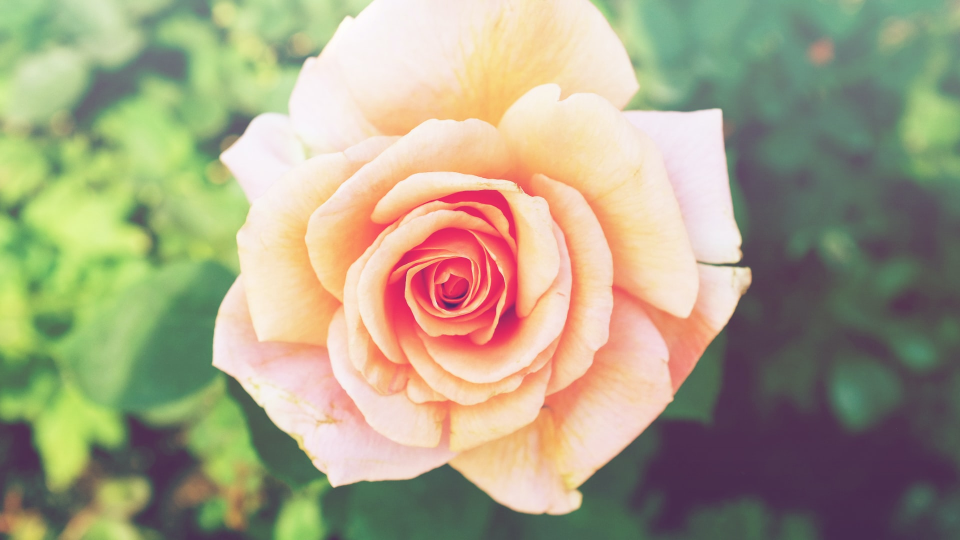
#> input picture BonusTrack/Digital representations of images/img/danist-gIrvhDFuDn0-unsplash.jpg, 1920 x 1080 px (shown at 1/2 size)
$ jupyter execute notebook.ipynb   (shell and % lines are left out)
#> lines starting #> are read from the running program, lines starting #| are printed output that depends on the picture; long printed decimals are rounded
[cell 1]
import cv2
print('OpenCV version:', cv2.__version__)

[cell 2]
import matplotlib.pyplot as plt

[cell 3]
import numpy as np

[cell 4]
path = 'img/'
file_name = 'danist-gIrvhDFuDn0-unsplash.jpg'

Read the image using cv2.imread() command

[cell 5]
img = cv2.imread(path + file_name)
#> img is the input picture: shape (1080, 1920, 3); mean B, G, R 133.3, 161.6, 166.8

img object is an array of the ndarray type, allowing to perform various operations with it and, correspondingly, the image. Let's consider its structure

[cell 6]
print(type(img))
#| <class 'numpy.ndarray'>
print(img.shape)
#| (1080, 1920, 3)
print(img.shape[1] / img.shape[0])
#| 1.778

[cell 7]
RGB_img = cv2.cvtColor(img, cv2.COLOR_BGR2RGB)
plt.imshow(RGB_img)
plt.show()

[cell 8]
h, w, c = RGB_img.shape
#> h = 1080; w = 1920; c = 3
new_width = 890

k = float(w) / h
#> k = 1.78
dim = (new_width, int(new_width / k))
#> dim = (890, 500)

resized_RGB_img = cv2.resize(RGB_img, dim, interpolation = cv2.INTER_AREA)
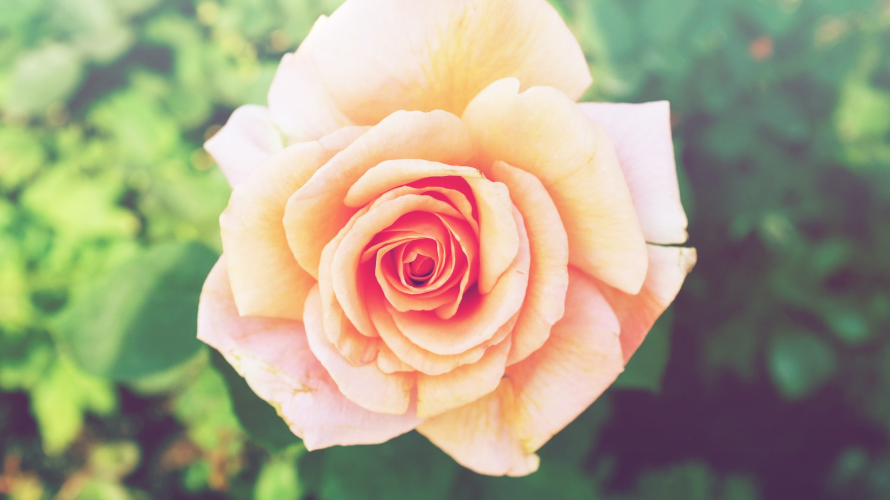
#> resized_RGB_img: shape (500, 890, 3); mean R, G, B 166.8, 161.6, 133.3
plt.imshow(resized_RGB_img)
plt.show()

[cell 9]
print(resized_RGB_img.shape)
#| (500, 890, 3)

[cell 10]
path = ''
file_name = 'resized.jpg'

cv2.imwrite(path + file_name, cv2.cvtColor(resized_RGB_img, cv2.COLOR_RGB2BGR))
#> Out = True

[cell 11]
red_intense_img = resized_RGB_img.copy()

red_intense_img[:, :, 0] = np.around(np.clip(red_intense_img[:, :, 0] * 1.26, 0, 255))
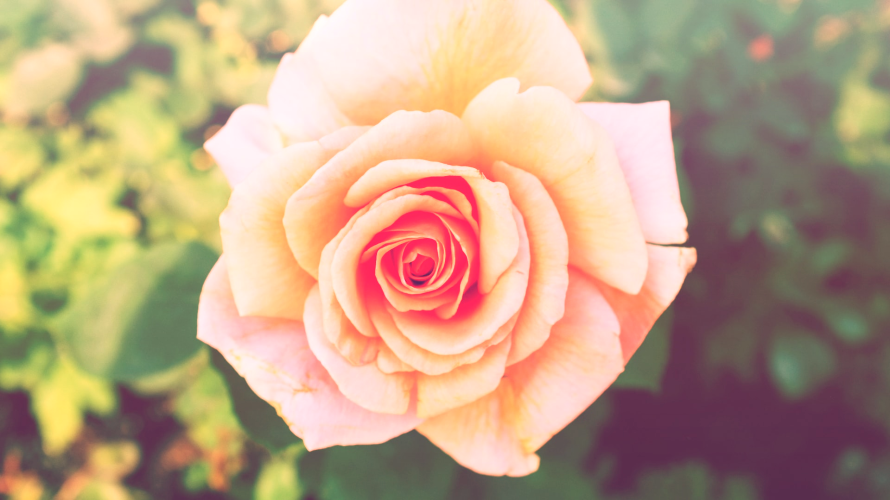
#> red_intense_img: shape (500, 890, 3); mean R, G, B 189, 161.6, 133.3

plt.imshow(red_intense_img)
plt.show()

[cell 12]
R, G, B = red_intense_img[278][483]
#> R = 255; G = 150; B = 107
print('Red channel:', R)
#| Red channel: 255
print('Green channel: ', G)
#| Green channel:  150
print('Blue channel:  ', B)
#| Blue channel:   107
